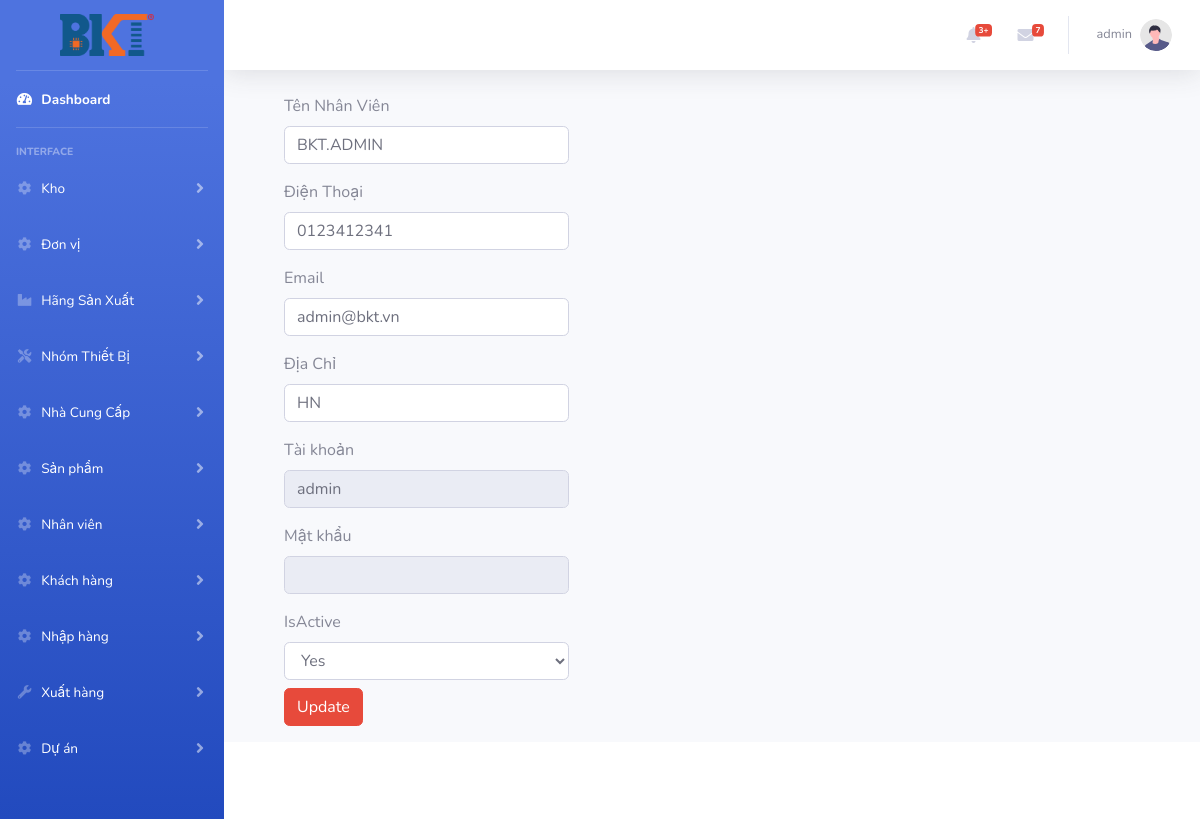
Screenshot of /index.php?controller=nhanvien&action=edit&id=1 (signed in) with the database file from the repository.
### tables this page shows
CREATE TABLE `nhanvien` (
  `Id` int(11) NOT NULL,
  `TenNV` varchar(100) DEFAULT NULL,
  `DienThoai` varchar(20) DEFAULT NULL,
  `Email` varchar(50) DEFAULT NULL,
  `DiaChi` varchar(100) DEFAULT NULL,
  `TaiKhoan` varchar(50) DEFAULT NULL,
  `MatKhau` varchar(50) DEFAULT NULL,
  `Quyen` varchar(20) DEFAULT NULL,
  `IsActive` varchar(1) DEFAULT NULL
);

### routes.php (called while the page is built, shortened)
<?php
$controller = new $klass;
$controller->$action();

### index.php (called while the page is built, shortened)
<?php
require_once('routes.php');

### models/nhanvien.php (called while the page is built, shortened)
<?php
class NhanVien
{
    function __construct($Id, $TaiKhoan, $Quyen, $IsActive, $TenNV, $DienThoai, $Email, $DiaChi)
    {
        $this->TaiKhoan = $TaiKhoan;
        $this->TenNV = $TenNV;
        $this->DienThoai = $DienThoai;
        $this->Email = $Email;
        $this->DiaChi = $DiaChi;
    }
    static function find($id)
    {
        $db = DB::getInstance();
        $req = $db->prepare('SELECT Id, TaiKhoan, Quyen, IsActive, TenNV, DienThoai, Email, DiaChi FROM NhanVien WHERE Id = :id');
        $req->execute(array('id' => $id));
        $item = $req->fetch();
        if (isset($item['Id'])) {
            return new NhanVien($item['Id'], $item['TaiKhoan'], $item['Quyen'], $item['IsActive'], $item['TenNV'], $item['DienThoai'], $item['Email'], $item['DiaChi']);
        }
        return null;
    }
}
?>

### views/nhanvien/edit.php (the view, shortened to what this page needs)
<form method="post" name="edit-kh">
    <div class="form-group ml-5">
        <div class="col-md-4 mb-3">
            <label for="validationDefault01">Tên Nhân Viên</label>
            <input type="text" class="form-control" id="validationDefault01" value="<?= $nhanvien->TenNV ?> " name="tenkh" placeholder="Tên" required>
        </div>
        <div class="col-md-4 mb-3">
            <label for="validationDefault02">Điện Thoại</label>
            <input type="phone" class="form-control" id="validationDefault02" value="<?= $nhanvien->DienThoai ?> " name="sdt" placeholder="Số điện thoại" required>
        </div>
        <div class="col-md-4 mb-3">
            <label for="validationDefault02">Email</label>
            <input type="email" class="form-control" id="validationDefault02" value="<?= $nhanvien->Email ?> " name="email" placeholder="Nhập Email" required>
        </div>
        <div class="col-md-4 mb-3">
            <label for="validationDefault02">Địa Chỉ</label>
            <input type="text" class="form-control" id="validationDefault02" value="<?= $nhanvien->DiaChi ?> " name="diachi" placeholder="Nhập Địa Chỉ.." required>
        </div>
        <div class="col-md-4 mb-3">
            <label for="validationDefault02">Tài khoản</label>
            <input type="text" class="form-control" id="validationDefault02" value="<?= $nhanvien->TaiKhoan ?> " name="taikhoan" placeholder="Nhập Tài khoản.."  readonly  required>
        </div>
        <div class="col-md-4 mb-3">
            <label for="validationDefault02">Mật khẩu</label>
            <input type="text" class="form-control" id="validationDefault02" value="<?= $nhanvien->MatKhau ?> " name="matkhau" placeholder="Nhập Mật khẩu.." required readonly>
        </div>
        <div class="col-md-4 mb-3">
            <label for="validationDefault02">IsActive</label>
            <select class="form-control" name="isactive">
                <option value="1">Yes</option>
            </select>
            <button type="submit" name="edit-kh" class=" mt-2 btn-danger btn">Update</button>
        </div>
    </div>
</form>

### rows the page displays
nhanvien: tenkh "BKT.ADMIN", sdt "0123412341", email "admin@bkt.vn", diachi "HN", taikhoan "admin"

### other values shown
$_SESSION['username'] "admin"
